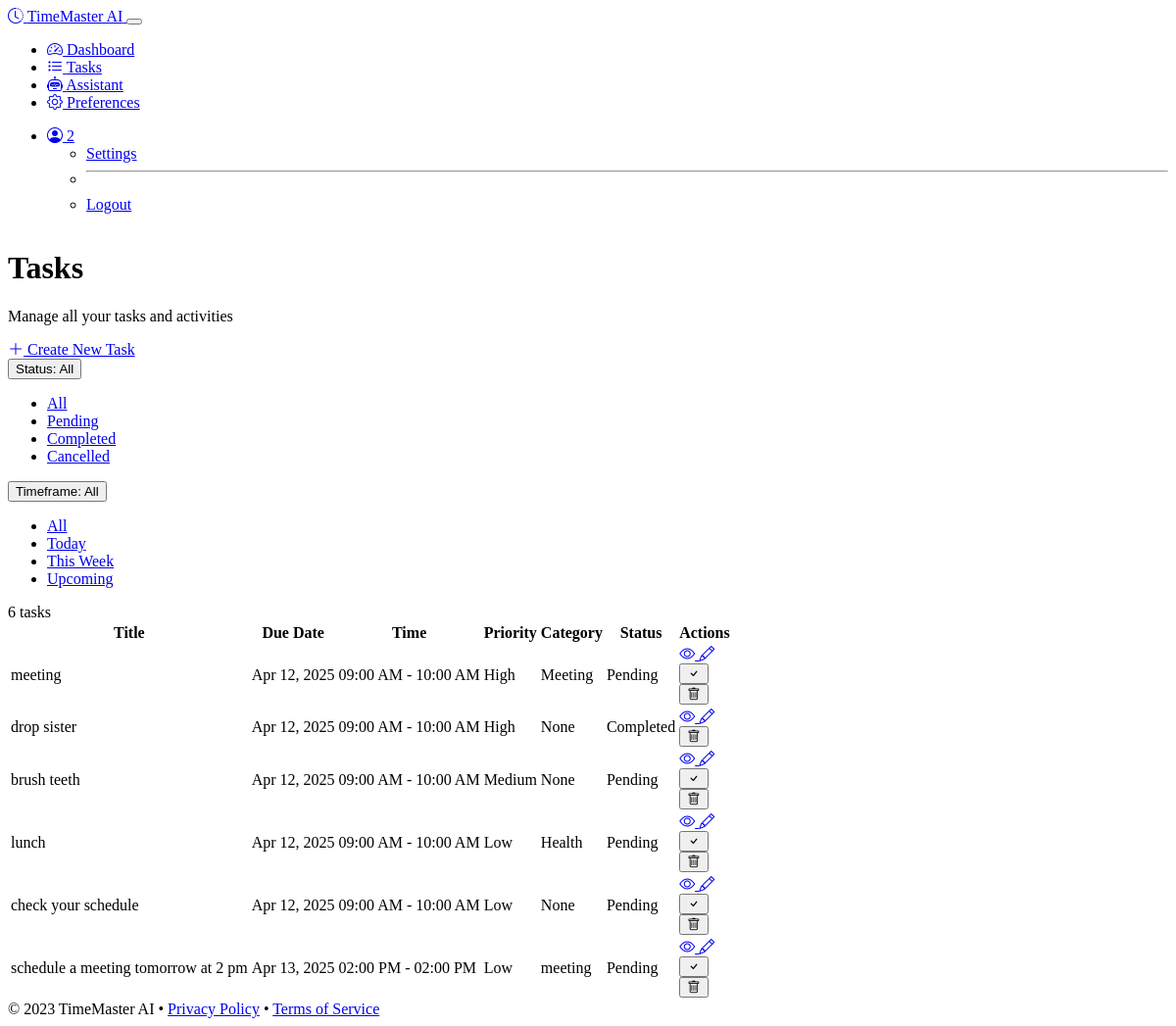
The page /tasks?status=all&timeframe=all (signed in) on the database its author committed.
### models.py (models this page shows, shortened)
class User(UserMixin, db.Model):
    id = db.Column(db.Integer, primary_key=True)
    username = db.Column(db.String(64), unique=True, nullable=False)
    email = db.Column(db.String(120), unique=True, nullable=False)
    password_hash = db.Column(db.String(256), nullable=False)
    created_at = db.Column(db.DateTime, default=datetime.utcnow)
    tasks = db.relationship('Task', backref='user', lazy='dynamic')
    preferences = db.relationship('UserPreference', backref='user', uselist=False)

class Task(db.Model):
    id = db.Column(db.Integer, primary_key=True)
    title = db.Column(db.String(120), nullable=False)
    description = db.Column(db.Text)
    created_at = db.Column(db.DateTime, default=datetime.utcnow)
    due_date = db.Column(db.DateTime)
    start_time = db.Column(db.DateTime)
    end_time = db.Column(db.DateTime)
    priority = db.Column(db.Integer, default=0)  # 0-5, 5 being highest
    status = db.Column(db.String(20), default='pending')  # pending, completed, cancelled
    category = db.Column(db.String(50))
    ml_priority_score = db.Column(db.Float, default=0.0)  # ML-calculated priority
    calendar_event_id = db.Column(db.String(100))  # For Google Calendar sync
    user_id = db.Column(db.Integer, db.ForeignKey('user.id'), nullable=False)

### routes.py (the view)
@app.route('/tasks')
@login_required
def task_list():
    status_filter = request.args.get('status', 'pending')
    timeframe = request.args.get('timeframe', 'all')
    query = Task.query.filter_by(user_id=current_user.id)
    if status_filter != 'all':
        query = query.filter_by(status=status_filter)
    now = datetime.now()
    if timeframe == 'today':
        start_of_day = now.replace(hour=0, minute=0, second=0, microsecond=0)
        end_of_day = start_of_day + timedelta(days=1) - timedelta(microseconds=1)
        query = query.filter(Task.due_date.between(start_of_day, end_of_day))
    elif timeframe == 'this_week':
        start_of_week = (now - timedelta(days=now.weekday())).replace(hour=0, minute=0, second=0, microsecond=0)
        end_of_week = start_of_week + timedelta(days=7) - timedelta(microseconds=1)
        query = query.filter(Task.due_date.between(start_of_week, end_of_week))
    elif timeframe == 'upcoming':
        query = query.filter(Task.due_date >= now)
    tasks = query.order_by(Task.due_date, Task.priority.desc()).all()
    return render_template(
        'tasks.html',
        tasks=tasks,
        status_filter=status_filter,
        timeframe=timeframe
    )

### templates/tasks.html (shortened to what this page needs)
{% extends "layout.html" %}
{% block content %}
<div class="container">
    <div class="row mb-4">
        <div class="col-md-8">
            <h1 class="mb-2">Tasks</h1>
            <p class="text-muted">Manage all your tasks and activities</p>
        </div>
        <div class="col-md-4 text-md-end">
            <a href="{{ url_for('create_task') }}" class="btn btn-primary">
                <i class="bi bi-plus-lg"></i> Create New Task
            </a>
        </div>
    </div>
    <div class="row">
        <div class="col-12">
            <div class="card bg-dark">
                <div class="card-header">
                    <div class="d-flex justify-content-between align-items-center">
                        <div class="filters d-flex align-items-center flex-wrap">
                            <div class="dropdown me-3 mb-2 mb-md-0">
                                <button class="btn btn-outline-secondary dropdown-toggle" type="button" data-bs-toggle="dropdown">
                                    Status: {{ status_filter|capitalize if status_filter != 'all' else 'All' }}
                                </button>
                                <ul class="dropdown-menu">
                                    <li><a class="dropdown-item {% if status_filter == 'all' %}active{% endif %}" href="{{ url_for('task_list', status='all', timeframe=timeframe) }}">All</a></li>
                                    <li><a class="dropdown-item {% if status_filter == 'pending' %}active{% endif %}" href="{{ url_for('task_list', status='pending', timeframe=timeframe) }}">Pending</a></li>
                                    <li><a class="dropdown-item {% if status_filter == 'completed' %}active{% endif %}" href="{{ url_for('task_list', status='completed', timeframe=timeframe) }}">Completed</a></li>
                                    <li><a class="dropdown-item {% if status_filter == 'cancelled' %}active{% endif %}" href="{{ url_for('task_list', status='cancelled', timeframe=timeframe) }}">Cancelled</a></li>
                                </ul>
                            </div>
                            <div class="dropdown">
                                <button class="btn btn-outline-secondary dropdown-toggle" type="button" data-bs-toggle="dropdown">
                                    Timeframe: {{ timeframe|replace('_', ' ')|capitalize if timeframe != 'all' else 'All' }}
                                </button>
                                <ul class="dropdown-menu">
                                    <li><a class="dropdown-item {% if timeframe == 'all' %}active{% endif %}" href="{{ url_for('task_list', status=status_filter, timeframe='all') }}">All</a></li>
                                    <li><a class="dropdown-item {% if timeframe == 'today' %}active{% endif %}" href="{{ url_for('task_list', status=status_filter, timeframe='today') }}">Today</a></li>
                                    <li><a class="dropdown-item {% if timeframe == 'this_week' %}active{% endif %}" href="{{ url_for('task_list', status=status_filter, timeframe='this_week') }}">This Week</a></li>
                                    <li><a class="dropdown-item {% if timeframe == 'upcoming' %}active{% endif %}" href="{{ url_for('task_list', status=status_filter, timeframe='upcoming') }}">Upcoming</a></li>
                                </ul>
                            </div>
                        </div>
                        <span class="badge bg-primary">{{ tasks|length }} tasks</span>
                    </div>
                </div>
                <div class="card-body">
                    {% if tasks %}
                    <div class="table-responsive">
                        <table class="table table-dark table-hover">
                            <thead>
                                <tr>
                                    <th>Title</th>
                                    <th>Due Date</th>
                                    <th>Time</th>
                                    <th>Priority</th>
                                    <th>Category</th>
                                    <th>Status</th>
                                    <th>Actions</th>
                                </tr>
                            </thead>
                            <tbody>
                                {% for task in tasks %}
                                <tr class="{% if task.status == 'completed' %}table-active{% endif %}">
                                    <td class="{% if task.status == 'completed' %}text-decoration-line-through{% endif %}">
                                        {{ task.title }}
                                    </td>
                                    <td>
                                        {% if task.due_date %}
                                        {{ task.due_date.strftime('%b %d, %Y') }}
                                        {% else %}
                                        No due date
                                        {% endif %}
                                    </td>
                                    <td>
                                        {% if task.start_time %}
                                        {{ task.start_time.strftime('%I:%M %p') }}
                                        {% if task.end_time %}
                                        - {{ task.end_time.strftime('%I:%M %p') }}
                                        {% endif %}
                                        {% else %}
                                        All day
                                        {% endif %}
                                    </td>
                                    <td>
                                        <span class="badge priority-badge-{{ task.priority }}">
                                            {% if task.priority >= 4 %}High
                                            {% elif task.priority >= 2 %}Medium
                                            {% else %}Low
                                            {% endif %}
                                        </span>
                                    </td>
                                    <td>
                                        {% if task.category %}
                                        <span class="badge bg-secondary">{{ task.category }}</span>
                                        {% else %}
                                        <span class="text-muted">None</span>
                                        {% endif %}
                                    </td>
                                    <td>
                                        <span class="badge bg-{{ task.status == 'completed' and 'success' or task.status == 'cancelled' and 'danger' or 'warning' }}">
                                            {{ task.status|capitalize }}
                                        </span>
                                    </td>
                                    <td>
                                        <div class="btn-group btn-group-sm">
                                            <a href="{{ url_for('view_task', task_id=task.id) }}" class="btn btn-info">
                                                <i class="bi bi-eye"></i>
                                            </a>
                                            <a href="{{ url_for('edit_task', task_id=task.id) }}" class="btn btn-warning">
                                                <i class="bi bi-pencil"></i>
                                            </a>
                                            {% if task.status != 'completed' %}
                                            <form action="{{ url_for('mark_task_complete', task_id=task.id) }}" method="post" class="d-inline">
                                                <button type="submit" class="btn btn-success btn-complete-task">
                                                    <i class="bi bi-check"></i>
                                                </button>
                                            </form>
                                            {% endif %}
                                            <form action="{{ url_for('delete_task', task_id=task.id) }}" method="post" class="d-inline">
                                                <button type="submit" class="btn btn-danger btn-delete-task">
                                                    <i class="bi bi-trash"></i>
                                                </button>
                                            </form>
                                        </div>
                                    </td>
                                </tr>
                                {% endfor %}
                            </tbody>
                        </table>
                    </div>
                    {% endif %}
                </div>
            </div>
        </div>
    </div>
</div>
{% endblock %}

### templates/layout.html (shortened to what this page needs)
<!DOCTYPE html>
<html lang="en" data-bs-theme="dark">
<head>
    <link rel="stylesheet" href="https://cdn.replit.com/agent/bootstrap-agent-dark-theme.min.css">
    <link rel="stylesheet" href="https://cdn.jsdelivr.net/npm/bootstrap-icons@1.11.0/font/bootstrap-icons.css">
    <link rel="stylesheet" href="{{ url_for('static', filename='css/custom.css') }}">
</head>
<body class="d-flex flex-column min-vh-100">
    <nav class="navbar navbar-expand-lg navbar-dark bg-dark">
        <div class="container">
            <a class="navbar-brand d-flex align-items-center" href="{{ url_for('index') }}">
                <i class="bi bi-clock-history me-2"></i>
                <span>TimeMaster AI</span>
            </a>
            <button class="navbar-toggler" type="button" data-bs-toggle="collapse" data-bs-target="#navbarContent">
            </button>
            <div class="collapse navbar-collapse" id="navbarContent">
                <ul class="navbar-nav me-auto mb-2 mb-lg-0">
                    {% if current_user.is_authenticated %}
                    <li class="nav-item">
                        <a class="nav-link {% if request.endpoint == 'dashboard' %}active{% endif %}" href="{{ url_for('dashboard') }}">
                            <i class="bi bi-speedometer2 me-1"></i> Dashboard
                        </a>
                    </li>
                    <li class="nav-item">
                        <a class="nav-link {% if request.endpoint == 'task_list' %}active{% endif %}" href="{{ url_for('task_list') }}">
                            <i class="bi bi-list-task me-1"></i> Tasks
                        </a>
                    </li>
                    <li class="nav-item">
                        <a class="nav-link {% if request.endpoint == 'assistant' %}active{% endif %}" href="{{ url_for('assistant') }}">
                            <i class="bi bi-robot me-1"></i> Assistant
                        </a>
                    </li>
                    <li class="nav-item">
                        <a class="nav-link {% if request.endpoint == 'preferences' %}active{% endif %}" href="{{ url_for('preferences') }}">
                            <i class="bi bi-gear me-1"></i> Preferences
                        </a>
                    </li>
                    {% endif %}
                </ul>
                <ul class="navbar-nav">
                    {% if current_user.is_authenticated %}
                    <li class="nav-item dropdown">
                        <a class="nav-link dropdown-toggle" href="#" id="userDropdown" role="button" data-bs-toggle="dropdown">
                            <i class="bi bi-person-circle me-1"></i> {{ current_user.username }}
                        </a>
                        <ul class="dropdown-menu dropdown-menu-end">
                            <li><a class="dropdown-item" href="{{ url_for('preferences') }}">Settings</a></li>
                            <li><hr class="dropdown-divider"></li>
                            <li><a class="dropdown-item" href="{{ url_for('logout') }}">Logout</a></li>
                        </ul>
                    </li>
                    {% endif %}
                </ul>
            </div>
        </div>
    </nav>
    <main class="main-content py-4">
        {% block content %}{% endblock %}
    </main>
    <footer class="footer mt-auto py-3 bg-dark">
        <div class="container text-center">
            <span class="text-muted">© 2023 TimeMaster AI •
                <a href="#" class="text-muted">Privacy Policy</a> •
                <a href="#" class="text-muted">Terms of Service</a>
            </span>
        </div>
    </footer>
</body>
</html>

### rows shown on the page
User: username "2"
Task: title "meeting", due_date "Apr 12, 2025", start_time "09:00 AM", end_time "10:00 AM", priority "High", category "Meeting", status "Pending"
Task: title "drop sister", due_date "Apr 12, 2025", start_time "09:00 AM", end_time "10:00 AM", priority "High", category "None", status "Completed"
Task: title "brush teeth", due_date "Apr 12, 2025", start_time "09:00 AM", end_time "10:00 AM", priority "Medium", category "None", status "Pending"
Task: title "lunch", due_date "Apr 12, 2025", start_time "09:00 AM", end_time "10:00 AM", priority "Low", category "Health", status "Pending"
Task: title "check your schedule", due_date "Apr 12, 2025", start_time "09:00 AM", end_time "10:00 AM", priority "Low", shows "None", status "Pending"
Task: title "schedule a meeting tomorrow at 2 pm", due_date "Apr 13, 2025", start_time "02:00 PM", end_time "02:00 PM", priority "Low", category "meeting", status "Pending"

### other values the page prints
{{ status_filter|capitalize if status_filter != 'all' else 'All' }} "All"
{{ tasks|length }} "6"
